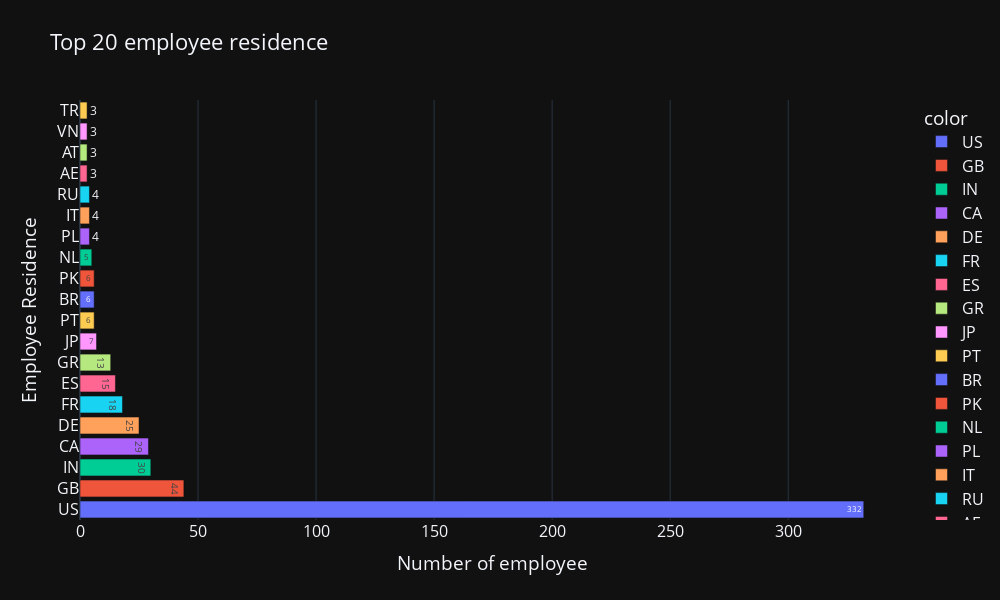

Notebook source saved alongside this figure:
### Markdown cell above
Here we can see that there are most of the employee who are from the **United State (332 employees)**. 

##### Now let's visualize it by a Bar chart.

### Code cell
fig = px.bar(y=emp_res.index,
       x=emp_res,
       title='Top 20 employee residence',
       color=emp_res.index,
       template='plotly_dark',
       width=1000, height=600,
       text_auto = True)

fig.update_layout(yaxis_title='Employee Residence', 
                  xaxis_title='Number of employee',
                  font_size=16)
fig.show()

### Figure 1 — Plotly figure (JSON) as saved in the notebook; plotly's stock layout.template omitted (floating-point values rounded to 4 significant figures)
{"data": [{"alignmentgroup": "True", "hovertemplate": "color=US<br>x=%{x}<br>y=%{y}<extra></extra>", "legendgroup": "US", "marker": {"color": "#636efa", "pattern": {"shape": ""}}, "name": "US", "offsetgroup": "US", "orientation": "h", "showlegend": true, "textposition": "auto", "texttemplate": "%{x}", "type": "bar", "x": [332], "xaxis": "x", "y": ["US"], "yaxis": "y"}, {"alignmentgroup": "True", "hovertemplate": "color=GB<br>x=%{x}<br>y=%{y}<extra></extra>", "legendgroup": "GB", "marker": {"color": "#EF553B", "pattern": {"shape": ""}}, "name": "GB", "offsetgroup": "GB", "orientation": "h", "showlegend": true, "textposition": "auto", "texttemplate": "%{x}", "type": "bar", "x": [44], "xaxis": "x", "y": ["GB"], "yaxis": "y"}, {"alignmentgroup": "True", "hovertemplate": "color=IN<br>x=%{x}<br>y=%{y}<extra></extra>", "legendgroup": "IN", "marker": {"color": "#00cc96", "pattern": {"shape": ""}}, "name": "IN", "offsetgroup": "IN", "orientation": "h", "showlegend": true, "textposition": "auto", "texttemplate": "%{x}", "type": "bar", "x": [30], "xaxis": "x", "y": ["IN"], "yaxis": "y"}, {"alignmentgroup": "True", "hovertemplate": "color=CA<br>x=%{x}<br>y=%{y}<extra></extra>", "legendgroup": "CA", "marker": {"color": "#ab63fa", "pattern": {"shape": ""}}, "name": "CA", "offsetgroup": "CA", "orientation": "h", "showlegend": true, "textposition": "auto", "texttemplate": "%{x}", "type": "bar", "x": [29], "xaxis": "x", "y": ["CA"], "yaxis": "y"}, {"alignmentgroup": "True", "hovertemplate": "color=DE<br>x=%{x}<br>y=%{y}<extra></extra>", "legendgroup": "DE", "marker": {"color": "#FFA15A", "pattern": {"shape": ""}}, "name": "DE", "offsetgroup": "DE", "orientation": "h", "showlegend": true, "textposition": "auto", "texttemplate": "%{x}", "type": "bar", "x": [25], "xaxis": "x", "y": ["DE"], "yaxis": "y"}, {"alignmentgroup": "True", "hovertemplate": "color=FR<br>x=%{x}<br>y=%{y}<extra></extra>", "legendgroup": "FR", "marker": {"color": "#19d3f3", "pattern": {"shape": ""}}, "name": "FR", "offsetgroup": "FR", "orientation": "h", "showlegend": true, "textposition": "auto", "texttemplate": "%{x}", "type": "bar", "x": [18], "xaxis": "x", "y": ["FR"], "yaxis": "y"}, {"alignmentgroup": "True", "hovertemplate": "color=ES<br>x=%{x}<br>y=%{y}<extra></extra>", "legendgroup": "ES", "marker": {"color": "#FF6692", "pattern": {"shape": ""}}, "name": "ES", "offsetgroup": "ES", "orientation": "h", "showlegend": true, "textposition": "auto", "texttemplate": "%{x}", "type": "bar", "x": [15], "xaxis": "x", "y": ["ES"], "yaxis": "y"}, {"alignmentgroup": "True", "hovertemplate": "color=GR<br>x=%{x}<br>y=%{y}<extra></extra>", "legendgroup": "GR", "marker": {"color": "#B6E880", "pattern": {"shape": ""}}, "name": "GR", "offsetgroup": "GR", "orientation": "h", "showlegend": true, "textposition": "auto", "texttemplate": "%{x}", "type": "bar", "x": [13], "xaxis": "x", "y": ["GR"], "yaxis": "y"}, {"alignmentgroup": "True", "hovertemplate": "color=JP<br>x=%{x}<br>y=%{y}<extra></extra>", "legendgroup": "JP", "marker": {"color": "#FF97FF", "pattern": {"shape": ""}}, "name": "JP", "offsetgroup": "JP", "orientation": "h", "showlegend": true, "textposition": "auto", "texttemplate": "%{x}", "type": "bar", "x": [7], "xaxis": "x", "y": ["JP"], "yaxis": "y"}, {"alignmentgroup": "True", "hovertemplate": "color=PT<br>x=%{x}<br>y=%{y}<extra></extra>", "legendgroup": "PT", "marker": {"color": "#FECB52", "pattern": {"shape": ""}}, "name": "PT", "offsetgroup": "PT", "orientation": "h", "showlegend": true, "textposition": "auto", "texttemplate": "%{x}", "type": "bar", "x": [6], "xaxis": "x", "y": ["PT"], "yaxis": "y"}, {"alignmentgroup": "True", "hovertemplate": "color=BR<br>x=%{x}<br>y=%{y}<extra></extra>", "legendgroup": "BR", "marker": {"color": "#636efa", "pattern": {"shape": ""}}, "name": "BR", "offsetgroup": "BR", "orientation": "h", "showlegend": true, "textposition": "auto", "texttemplate": "%{x}", "type": "bar", "x": [6], "xaxis": "x", "y": ["BR"], "yaxis": "y"}, {"alignmentgroup": "True", "hovertemplate": "color=PK<br>x=%{x}<br>y=%{y}<extra></extra>", "legendgroup": "PK", "marker": {"color": "#EF553B", "pattern": {"shape": ""}}, "name": "PK", "offsetgroup": "PK", "orientation": "h", "showlegend": true, "textposition": "auto", "texttemplate": "%{x}", "type": "bar", "x": [6], "xaxis": "x", "y": ["PK"], "yaxis": "y"}, {"alignmentgroup": "True", "hovertemplate": "color=NL<br>x=%{x}<br>y=%{y}<extra></extra>", "legendgroup": "NL", "marker": {"color": "#00cc96", "pattern": {"shape": ""}}, "name": "NL", "offsetgroup": "NL", "orientation": "h", "showlegend": true, "textposition": "auto", "texttemplate": "%{x}", "type": "bar", "x": [5], "xaxis": "x", "y": ["NL"], "yaxis": "y"}, {"alignmentgroup": "True", "hovertemplate": "color=PL<br>x=%{x}<br>y=%{y}<extra></extra>", "legendgroup": "PL", "marker": {"color": "#ab63fa", "pattern": {"shape": ""}}, "name": "PL", "offsetgroup": "PL", "orientation": "h", "showlegend": true, "textposition": "auto", "texttemplate": "%{x}", "type": "bar", "x": [4], "xaxis": "x", "y": ["PL"], "yaxis": "y"}, {"alignmentgroup": "True", "hovertemplate": "color=IT<br>x=%{x}<br>y=%{y}<extra></extra>", "legendgroup": "IT", "marker": {"color": "#FFA15A", "pattern": {"shape": ""}}, "name": "IT", "offsetgroup": "IT", "orientation": "h", "showlegend": true, "textposition": "auto", "texttemplate": "%{x}", "type": "bar", "x": [4], "xaxis": "x", "y": ["IT"], "yaxis": "y"}, {"alignmentgroup": "True", "hovertemplate": "color=RU<br>x=%{x}<br>y=%{y}<extra></extra>", "legendgroup": "RU", "marker": {"color": "#19d3f3", "pattern": {"shape": ""}}, "name": "RU", "offsetgroup": "RU", "orientation": "h", "showlegend": true, "textposition": "auto", "texttemplate": "%{x}", "type": "bar", "x": [4], "xaxis": "x", "y": ["RU"], "yaxis": "y"}, {"alignmentgroup": "True", "hovertemplate": "color=AE<br>x=%{x}<br>y=%{y}<extra></extra>", "legendgroup": "AE", "marker": {"color": "#FF6692", "pattern": {"shape": ""}}, "name": "AE", "offsetgroup": "AE", "orientation": "h", "showlegend": true, "textposition": "auto", "texttemplate": "%{x}", "type": "bar", "x": [3], "xaxis": "x", "y": ["AE"], "yaxis": "y"}, {"alignmentgroup": "True", "hovertemplate": "color=AT<br>x=%{x}<br>y=%{y}<extra></extra>", "legendgroup": "AT", "marker": {"color": "#B6E880", "pattern": {"shape": ""}}, "name": "AT", "offsetgroup": "AT", "orientation": "h", "showlegend": true, "textposition": "auto", "texttemplate": "%{x}", "type": "bar", "x": [3], "xaxis": "x", "y": ["AT"], "yaxis": "y"}, {"alignmentgroup": "True", "hovertemplate": "color=VN<br>x=%{x}<br>y=%{y}<extra></extra>", "legendgroup": "VN", "marker": {"color": "#FF97FF", "pattern": {"shape": ""}}, "name": "VN", "offsetgroup": "VN", "orientation": "h", "showlegend": true, "textposition": "auto", "texttemplate": "%{x}", "type": "bar", "x": [3], "xaxis": "x", "y": ["VN"], "yaxis": "y"}, {"alignmentgroup": "True", "hovertemplate": "color=TR<br>x=%{x}<br>y=%{y}<extra></extra>", "legendgroup": "TR", "marker": {"color": "#FECB52", "pattern": {"shape": ""}}, "name": "TR", "offsetgroup": "TR", "orientation": "h", "showlegend": true, "textposition": "auto", "texttemplate": "%{x}", "type": "bar", "x": [3], "xaxis": "x", "y": ["TR"], "yaxis": "y"}], "layout": {"barmode": "relative", "font": {"size": 16}, "height": 600, "legend": {"title": {"text": "color"}, "tracegroupgap": 0}, "title": {"text": "Top 20 employee residence"}, "width": 1000, "xaxis": {"anchor": "y", "domain": [0, 1], "title": {"text": "Number of employee"}}, "yaxis": {"anchor": "x", "domain": [0, 1], "title": {"text": "Employee Residence"}}}}
